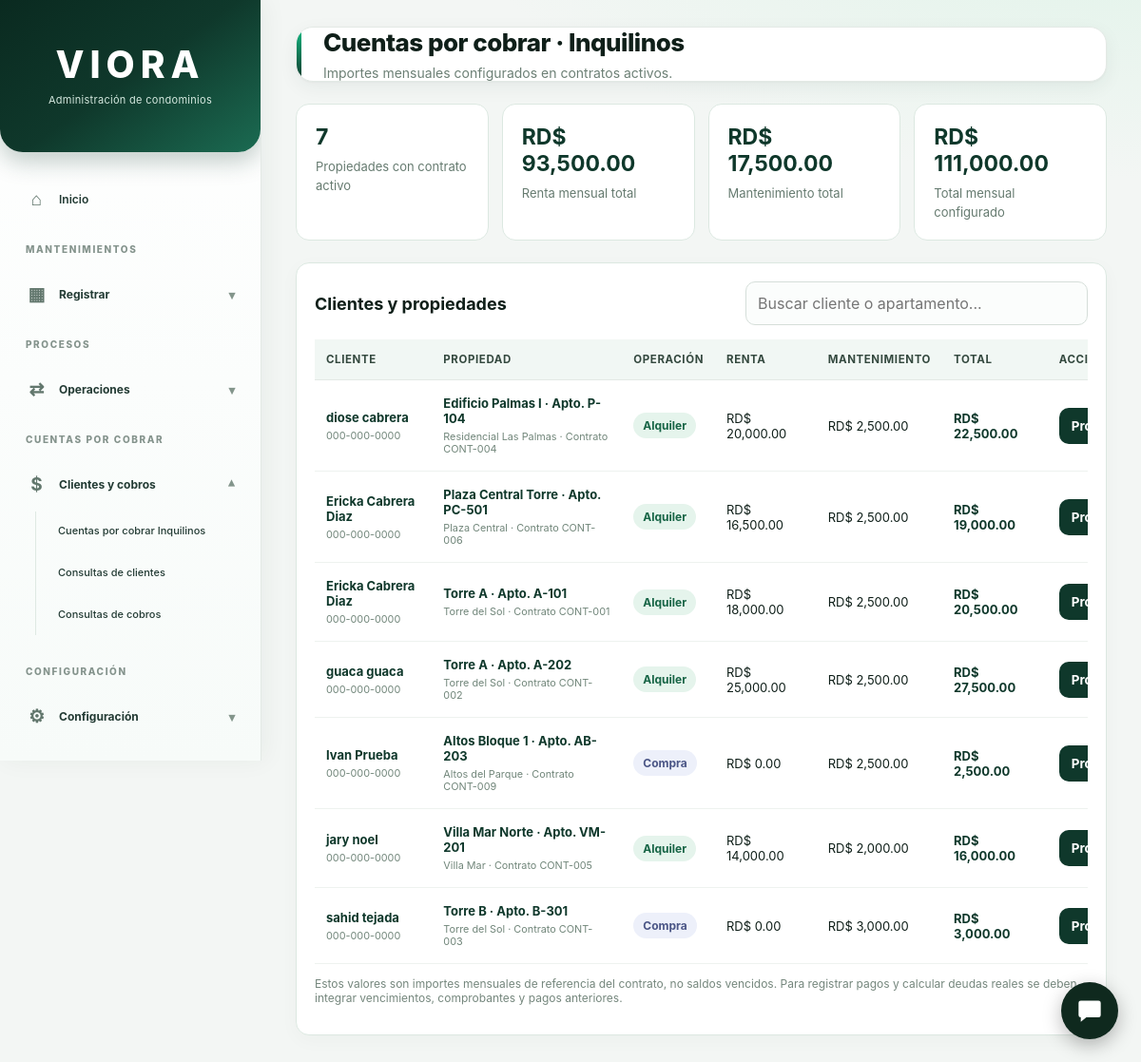
The page /Viora/mantenimientos/cxc_clientes.php (signed in) on the database its author committed.
### tables this page shows
CREATE TABLE `solicitud_propiedad` (
  `id_solicitudes` bigint(20) NOT NULL,
  `persona_id` bigint(20) NOT NULL,
  `apartamento_id` bigint(20) NOT NULL,
  `tipo_operacion` enum('Alquiler','Venta') NOT NULL,
  `observaciones` text DEFAULT NULL,
  `estado` enum('Pendiente','En revision','Aprobada','Rechazada','Cancelada') DEFAULT 'Pendiente',
  `fecha_solicitud` timestamp NOT NULL DEFAULT current_timestamp(),
  `activo` tinyint(1) DEFAULT 1
);

CREATE TABLE `persona` (
  `id_personas` bigint(20) NOT NULL,
  `nombres` varchar(100) NOT NULL,
  `apellidos` varchar(100) NOT NULL,
  `cedula` varchar(20) DEFAULT NULL,
  `correo` varchar(120) DEFAULT NULL,
  `telefono` varchar(40) DEFAULT NULL,
  `direccion` varchar(255) DEFAULT NULL,
  `fecha_registro` timestamp NOT NULL DEFAULT current_timestamp(),
  `activo` tinyint(1) DEFAULT 1
);

CREATE TABLE `edificio` (
  `id_edificios` bigint(20) NOT NULL,
  `condominio_id` bigint(20) NOT NULL,
  `nombre` varchar(100) NOT NULL,
  `cantidad_pisos` int(11) DEFAULT NULL,
  `estado` varchar(30) DEFAULT 'Activo',
  `activo` tinyint(1) DEFAULT 1
);

CREATE TABLE `apartamento` (
  `id_apartamentos` bigint(20) NOT NULL,
  `edificio_id` bigint(20) NOT NULL,
  `numero` varchar(20) NOT NULL,
  `piso` int(11) DEFAULT NULL,
  `habitaciones` int(11) DEFAULT NULL,
  `banos` int(11) DEFAULT NULL,
  `metros_cuadrados` decimal(10,2) DEFAULT NULL,
  `descripcion` text DEFAULT NULL,
  `estado` varchar(30) DEFAULT 'Disponible',
  `activo` tinyint(1) DEFAULT 1,
  `imagen` varchar(255) DEFAULT NULL,
  `precio_alquiler` decimal(12,2) DEFAULT NULL,
  `disponible` tinyint(1) DEFAULT 1,
  `tipo_operacion` enum('Alquiler','Venta','Ambos') NOT NULL DEFAULT 'Alquiler',
  `precio_venta` decimal(14,2) DEFAULT NULL
);

CREATE TABLE `condominio` (
  `id_condominios` bigint(20) NOT NULL,
  `nombre` varchar(100) NOT NULL,
  `descripcion` text DEFAULT NULL,
  `direccion` varchar(255) NOT NULL,
  `ciudad` varchar(100) DEFAULT NULL,
  `provincia` varchar(100) DEFAULT NULL,
  `estado` varchar(30) DEFAULT 'Activo',
  `activo` tinyint(1) DEFAULT 1
);

CREATE TABLE `contrato` (
  `id_contratos` bigint(20) NOT NULL,
  `apartamento_id` bigint(20) NOT NULL,
  `propiedad_id` bigint(20) DEFAULT NULL,
  `numero_contrato` varchar(50) NOT NULL,
  `fecha_inicio` date NOT NULL,
  `fecha_fin` date DEFAULT NULL,
  `monto_alquiler` decimal(18,2) NOT NULL,
  `deposito` decimal(18,2) DEFAULT 0.00,
  `condiciones` text DEFAULT NULL,
  `estado` varchar(30) DEFAULT 'Activo',
  `activo` tinyint(1) DEFAULT 1,
  `solicitud_id` bigint(20) DEFAULT NULL,
  `persona_id` bigint(20) DEFAULT NULL,
  `tipo_operacion` enum('Alquiler','Venta') NOT NULL DEFAULT 'Alquiler',
  `archivo_contrato` varchar(255) DEFAULT NULL,
  `monto_mantenimiento` decimal(18,2) NOT NULL DEFAULT 0.00
);

### Viora/mantenimientos/cxc_clientes.php (the view, shortened to what this page needs)
<?php
require_once __DIR__ . '/../conf/conexion.php';
function esc($v) { return htmlspecialchars((string)($v ?? ''), ENT_QUOTES, 'UTF-8'); }
function pesos($n) { return 'RD$ ' . number_format((float)$n, 2); }
try {
    $sql = "SELECT sp.id_solicitudes, sp.tipo_operacion,
                   p.id_personas, p.nombres, p.apellidos, p.telefono,
                   a.id_apartamentos, a.numero, e.nombre AS edificio, co.nombre AS condominio,
                   ct.id_contratos, ct.numero_contrato, ct.monto_alquiler, ct.monto_mantenimiento,
                   ct.fecha_inicio, ct.fecha_fin
            FROM solicitud_propiedad sp
            INNER JOIN persona p ON p.id_personas = sp.persona_id
            INNER JOIN apartamento a ON a.id_apartamentos = sp.apartamento_id
            INNER JOIN edificio e ON e.id_edificios = a.edificio_id
            INNER JOIN condominio co ON co.id_condominios = e.condominio_id
            INNER JOIN contrato ct ON ct.id_contratos = (
                SELECT MAX(c2.id_contratos)
                FROM contrato c2
                WHERE c2.solicitud_id = sp.id_solicitudes
                  AND c2.persona_id = sp.persona_id
                  AND c2.apartamento_id = sp.apartamento_id
                  AND c2.tipo_operacion = sp.tipo_operacion
                  AND c2.activo = 1 AND c2.estado = 'Activo'
            )
            WHERE sp.estado = 'Aprobada' AND sp.activo = 1 AND p.activo = 1
            ORDER BY p.nombres, p.apellidos, e.nombre, a.numero";
    $res = $conexion->query($sql);
    $filas = $res->fetch_all(MYSQLI_ASSOC);
} catch (Throwable $ex) {
    error_log('VIORA CxC inquilinos: ' . $ex->getMessage());
    http_response_code(500);
    exit('No se pudo consultar Cuentas por cobrar. Revisa el registro de errores PHP y las relaciones de contrato.');
}
$totalRenta = 0; $totalMantenimiento = 0; $totalGeneral = 0;
foreach ($filas as &$f) {
    $f['renta'] = $f['tipo_operacion'] === 'Alquiler' ? (float)$f['monto_alquiler'] : 0.0;
    $f['mantenimiento'] = (float)$f['monto_mantenimiento'];
    $f['total'] = $f['renta'] + $f['mantenimiento'];
    $totalRenta += $f['renta']; $totalMantenimiento += $f['mantenimiento']; $totalGeneral += $f['total'];
}
?>
<!doctype html>
<html lang="es">
<head>
<link rel="stylesheet" href="../estilos/styleP.css?v=11">
</head>
<body>
<div class="diseño">
<?php include __DIR__ . '/../mantenimientos/menu_lateral.php'; ?>
<main class="cxc-contenido">
<header class="cxc-encabezado"><div><h1>Cuentas por cobrar · Inquilinos</h1><p>Importes mensuales configurados en contratos activos.</p></div></header>
<section class="cxc-resumen" aria-label="Resumen">
<div class="cxc-indicador"><strong><?= count($filas) ?></strong><span>Propiedades con contrato activo</span></div>
<div class="cxc-indicador"><strong><?= pesos($totalRenta) ?></strong><span>Renta mensual total</span></div>
<div class="cxc-indicador"><strong><?= pesos($totalMantenimiento) ?></strong><span>Mantenimiento total</span></div>
<div class="cxc-indicador"><strong><?= pesos($totalGeneral) ?></strong><span>Total mensual configurado</span></div>
</section>
<section class="cxc-panel">
<div class="cxc-barra"><h2>Clientes y propiedades</h2><input class="cxc-buscar" type="search" id="buscarCobros" placeholder="Buscar cliente o apartamento..." aria-label="Buscar cliente o apartamento"></div>
<div class="cxc-tabla-contenedor"><table class="cxc-tabla"><thead><tr><th>Cliente</th><th>Propiedad</th><th>Operación</th><th>Renta</th><th>Mantenimiento</th><th>Total</th><th>Acción</th></tr></thead><tbody id="filasCobros">
<?php foreach($filas as $f): ?>
<tr data-busqueda="<?= esc(mb_strtolower($f['nombres'].' '.$f['apellidos'].' '.$f['edificio'].' '.$f['numero'].' '.$f['condominio'])) ?>">
<td><strong><?= esc($f['nombres'].' '.$f['apellidos']) ?></strong><small><?= esc($f['telefono']) ?></small></td>
<td><strong><?= esc($f['edificio'].' · Apto. '.$f['numero']) ?></strong><small><?= esc($f['condominio']) ?> · Contrato <?= esc($f['numero_contrato']) ?></small></td>
<td><span class="cxc-tipo <?= $f['tipo_operacion']==='Venta'?'compra':'' ?>"><?= esc($f['tipo_operacion']==='Venta'?'Compra':'Alquiler') ?></span></td>
<td><?= pesos($f['renta']) ?></td><td><?= pesos($f['mantenimiento']) ?></td><td><strong><?= pesos($f['total']) ?></strong></td>
<td><button type="button" class="cxc-boton" data-cliente="<?= esc($f['nombres'].' '.$f['apellidos']) ?>" data-propiedad="<?= esc($f['edificio'].' · Apto. '.$f['numero']) ?>" data-contrato="<?= (int)$f['id_contratos'] ?>" data-renta="<?= pesos($f['renta']) ?>" data-mantenimiento="<?= pesos($f['mantenimiento']) ?>" data-total="<?= pesos($f['total']) ?>">Procesar cobro</button></td>
</tr>
<?php endforeach; ?>
</tbody></table></div>
<p class="cxc-nota">Estos valores son importes mensuales de referencia del contrato, no saldos vencidos. Para registrar pagos y calcular deudas reales se deben integrar vencimientos, comprobantes y pagos anteriores.</p>
</section>
</main></div>
</body>
</html>

### Viora/estilos/styleP.css (style rules this page uses)
:root { --fondo: #f4f5f7; --panel: #ffffff; --texto: #111827; --tenue: #6b7280; --borde: #e5e7eb; --sombra: 0 4px 20px rgba(0, 0, 0, .04); --lateral-fondo: #ffffff; --lateral-texto: #374151; --lateral-hover: #f3f4f6; --lateral-activo: #0f291e; --lateral-activo-texto: #ffffff; --color-primario: #0f291e; --verde-esmeralda: #10b981; }
*, *::before, *::after { box-sizing: border-box; }
html, body { height: 100%; margin: 0; padding: 0; }
body { font-family: -apple-system, BlinkMacSystemFont, "Segoe UI", Roboto, Helvetica, Arial, sans-serif; color: var(--texto); background: var(--fondo); -webkit-font-smoothing: antialiased; }
.diseño { display: flex; min-height: 100vh; }
:root { --viora-verde: #0F382B; --viora-verde-hover: #185743; --viora-verde-claro: #E3F4EC; --viora-texto: #233B34; --viora-gris: #84938C; --viora-borde: #E7EDE9; }
.diseño { display: flex; min-height: 100vh; width: 100%; }

### Viora/estilos/moderno.css (style rules this page uses)
:root { --m-bg: #f3f6f4; --m-panel: #ffffff; --m-texto: #0f1f19; --m-tenue: #66756e; --m-borde: #e3e9e5; --m-primario: #0f382b; --m-primario-2: #185743; --m-acento: #10b981; --m-radio: 14px; --m-sombra: 0 1px 2px rgba(15, 56, 43, .04), 0 6px 20px rgba(15, 56, 43, .06); --m-sombra-h: 0 2px 4px rgba(15, 56, 43, .06), 0 14px 32px rgba(15, 56, 43, .12); --fondo: var(--m-bg); --borde: var(--m-borde); --sombra: var(--m-sombra); }
body { font-family: "Inter", "Segoe UI", system-ui, -apple-system, Roboto, Helvetica, Arial, sans-serif; background: radial-gradient(1200px 500px at 100% -10%, #dff3e8 0%, transparent 60%), var(--m-bg); background-attachment: fixed; color: var(--m-texto); }
.diseño main { padding: 28px 36px; animation: m-entrada .35s ease both; }
.diseño main > header, .contenido__superior { padding-left: 28px; padding-right: 24px; background: var(--m-panel); border: 1px solid var(--m-borde); border-radius: 18px; box-shadow: var(--m-sombra); position: relative; overflow: hidden; }
.diseño main > header::before, .contenido__superior::before { content: ""; position: absolute; inset: 0 auto 0 0; width: 5px; background: linear-gradient(180deg, var(--m-acento), var(--m-primario)); }
.diseño main h1, .diseño main .titulo { letter-spacing: -.5px; font-weight: 800; color: var(--m-texto); }
.tarjeta, .panel-grafico, .diseño main section, .diseño main [class*="panel"], .diseño main [class*="card"], .diseño main [class*="resumen"] > div { border-radius: var(--m-radio); }
.diseño main button, .diseño main .btn, .diseño main [class*="btn"], .diseño main a.boton, .diseño main input[type="submit"] { font-family: inherit; border-radius: 10px; transition: transform .15s, box-shadow .2s, background .2s, filter .2s; }
.diseño main input:not([type="checkbox"]):not([type="radio"]):not([type="submit"]):not([type="button"]), .diseño main select, .diseño main textarea { font-family: inherit; border: 1px solid #d5ded9; border-radius: 10px; background: #fbfdfc; transition: border-color .2s, box-shadow .2s, background .2s; }
.diseño main table { border-collapse: separate; border-spacing: 0; width: 100%; }
.diseño main thead th, .diseño main table th { background: #f1f7f4; color: #34493f; font-size: 11.5px; letter-spacing: .6px; text-transform: uppercase; font-weight: 700; border-bottom: 1px solid var(--m-borde); }
.diseño main table td { border-bottom: 1px solid #eef2ef; }
.diseño main tbody tr { transition: background .15s; }

### rows shown on the page
solicitud_propiedad: persona.apellidos "diose cabrera", persona.telefono "000-000-0000", edificio.nombre "Edificio Palmas I · Apto. P-104", condominio.nombre "Residencial Las Palmas", contrato.numero_contrato "CONT-004", tipo_operacion "Alquiler", renta "RD$ 20,000.00", mantenimiento "RD$ 2,500.00", total "RD$ 22,500.00"
solicitud_propiedad: persona.apellidos "Ericka Cabrera Diaz", persona.telefono "000-000-0000", edificio.nombre "Plaza Central Torre · Apto. PC-501", condominio.nombre "Plaza Central", contrato.numero_contrato "CONT-006", tipo_operacion "Alquiler", renta "RD$ 16,500.00", mantenimiento "RD$ 2,500.00", total "RD$ 19,000.00"
solicitud_propiedad: persona.apellidos "Ericka Cabrera Diaz", persona.telefono "000-000-0000", edificio.nombre "Torre A · Apto. A-101", condominio.nombre "Torre del Sol", contrato.numero_contrato "CONT-001", tipo_operacion "Alquiler", renta "RD$ 18,000.00", mantenimiento "RD$ 2,500.00", total "RD$ 20,500.00"
solicitud_propiedad: persona.apellidos "guaca guaca", persona.telefono "000-000-0000", edificio.nombre "Torre A · Apto. A-202", condominio.nombre "Torre del Sol", contrato.numero_contrato "CONT-002", tipo_operacion "Alquiler", renta "RD$ 25,000.00", mantenimiento "RD$ 2,500.00", total "RD$ 27,500.00"
solicitud_propiedad: persona.apellidos "Ivan Prueba", persona.telefono "000-000-0000", edificio.nombre "Altos Bloque 1 · Apto. AB-203", condominio.nombre "Altos del Parque", contrato.numero_contrato "CONT-009", tipo_operacion "Compra", renta "RD$ 0.00", mantenimiento "RD$ 2,500.00", total "RD$ 2,500.00"
solicitud_propiedad: persona.apellidos "jary noel", persona.telefono "000-000-0000", edificio.nombre "Villa Mar Norte · Apto. VM-201", condominio.nombre "Villa Mar", contrato.numero_contrato "CONT-005", tipo_operacion "Alquiler", renta "RD$ 14,000.00", mantenimiento "RD$ 2,000.00", total "RD$ 16,000.00"
solicitud_propiedad: persona.apellidos "sahid tejada", persona.telefono "000-000-0000", edificio.nombre "Torre B · Apto. B-301", condominio.nombre "Torre del Sol", contrato.numero_contrato "CONT-003", tipo_operacion "Compra", renta "RD$ 0.00", mantenimiento "RD$ 3,000.00", total "RD$ 3,000.00"

### other values the page prints
count($filas) "7"
pesos($totalRenta) "RD$ 93,500.00"
pesos($totalMantenimiento) "RD$ 17,500.00"
pesos($totalGeneral) "RD$ 111,000.00"
